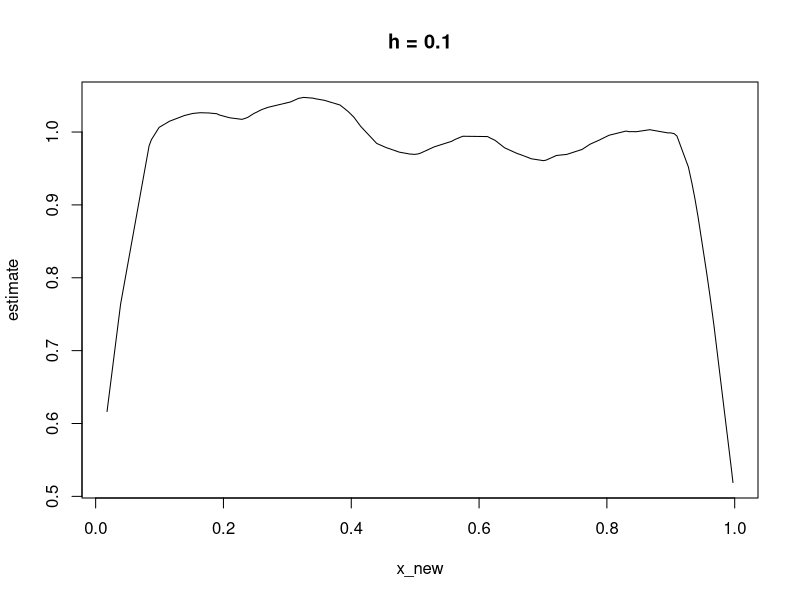
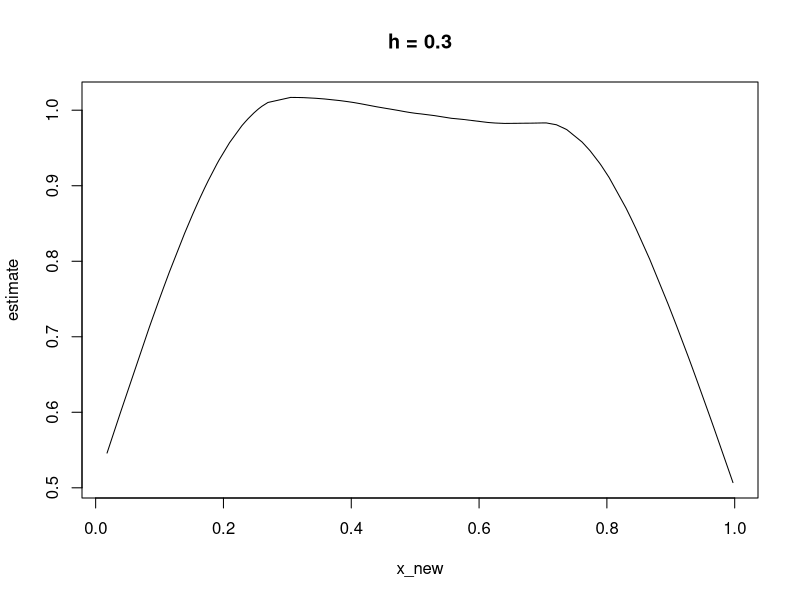
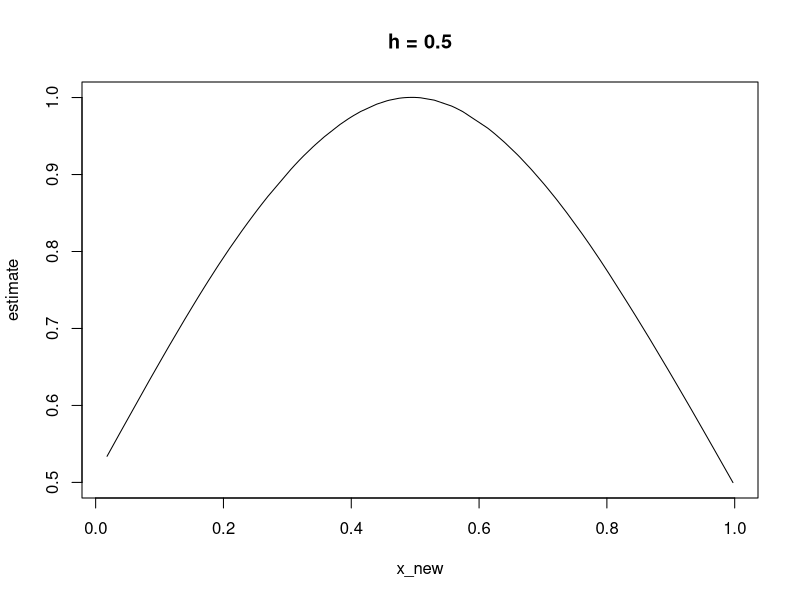
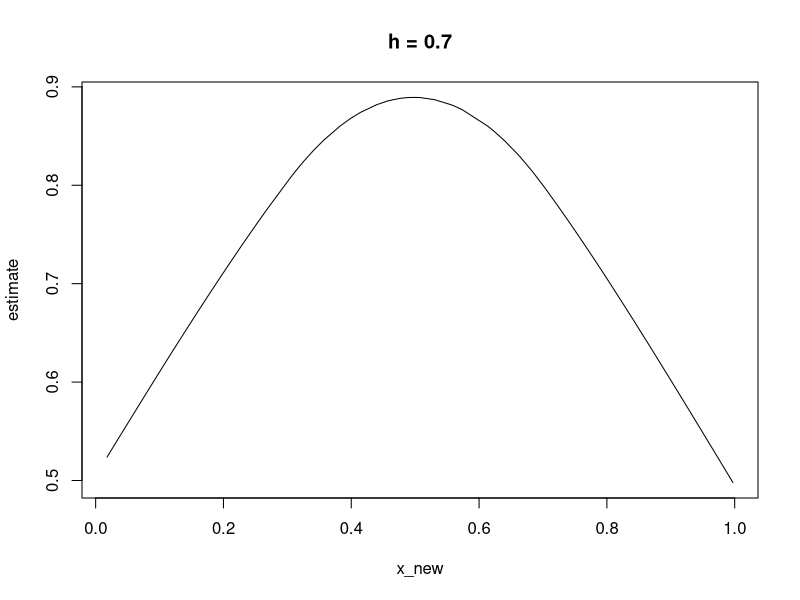
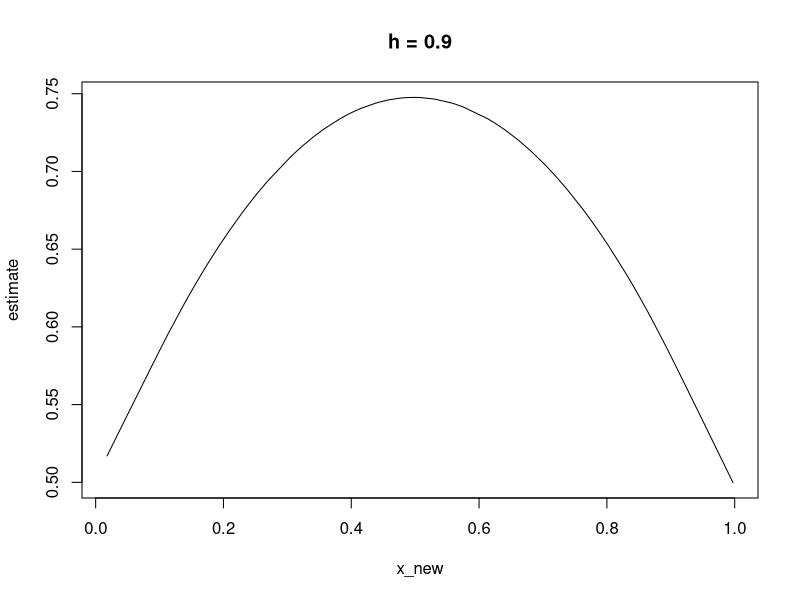

Reproduce these figures in R, in order.
## ---- chunk 1
# Evaluate the Epanechnikov kernel function.
#
# Args:
#     x: Numeric vector of points to evaluate the function at.
#     h: A numeric value giving the bandwidth of the kernel.
#
# Returns:
#     A vector of values with the same length as x.

casl_util_kernel_epan <- function(x, h=1){
  x <- x / h
  ran <- as.numeric(abs(x) <= 1)
  val <- (3/4) * ( 1 - x^2 ) * ran
  val
}
## ---- chunk 2
# Apply one-dimensional (Epanechnikov) kernel regression.
#
# Args:
#     x: Numeric vector of the original predictor variables.
#     x_new: A vector of data values at which to estimate.
#     h: A numeric value giving the bandwidth of the kernel.
#
# Returns:
#     A vector of predictions for each value in x_new.
kernel_reg <- function(x, x_new, h){
  sapply(x_new, function(v) {
    yhat <- mean(casl_util_kernel_epan((v-x),h))/h # divided by nh
    yhat
  })
}
## ---- chunk 3
# constructing x, y by beta distribution
set.seed(0989087)
x <- runif(10000, min = 0, max = 1)
x <- sort(x)
## ---- chunk 4
set.seed(70897)
x_new <- sort(runif(100, min  =0, max =1))
h <- seq(0.1, 0.9, by = 0.2)

# plot for each bandwidth
for(i in 1:length(h)){
  plot(x_new, kernel_reg(x, x_new, h[i]), type = "l", 
       main = paste0("h = ", h[i]), ylab = "estimate")
}
## ---- chunk 5
# Check current KKT conditions for regression vector.
#
# Args:
#     X: A numeric data matrix.
#     y: Response vector.
#     b: Current value of the regression vector.
#     lambda: The penalty term.
#
# Returns:
#     A logical vector indicating where the KKT conditions have
#     been violated by the variables that are currently zero.
casl_lenet_check_kkt <- function(X, y, b, lambda){
  resids <- y - X %*% b
  s <- apply(X, 2, function(xj) crossprod(xj, resids)) /
             lambda / nrow(X)
  # Return a vector indicating where the KKT conditions have
  # been violated by the variables that are currently zero.
  (b == 0) & (abs(s) >= 1)
}

## ---- chunk 6
# textbook page 190
library(glmnet)
set.seed(8907)
n <- 1000L
p <- 5000L
X <- matrix(rnorm(n * p), ncol = p)
beta <- c(seq(1, 0.1, length.out=(10L)), rep(0, p - 10L))
y <- X %*% beta + rnorm(n = n, sd = 0.15)


# apply lasso regression
lasso_reg_with_screening <- function(x, y){
  m1 <- cv.glmnet(x,y,alpha=1) # fit lasso regression
  lambda_1se <- m1$lambda.1se # lambda with the smallest MSE
  beta <- m1$glmnet.fit$beta[, m1$lambda == lambda_1se]
  casl_lenet_check_kkt(X, y, beta, lambda_1se)
}

#screen the dataset
result <- lasso_reg_with_screening(X, y)
